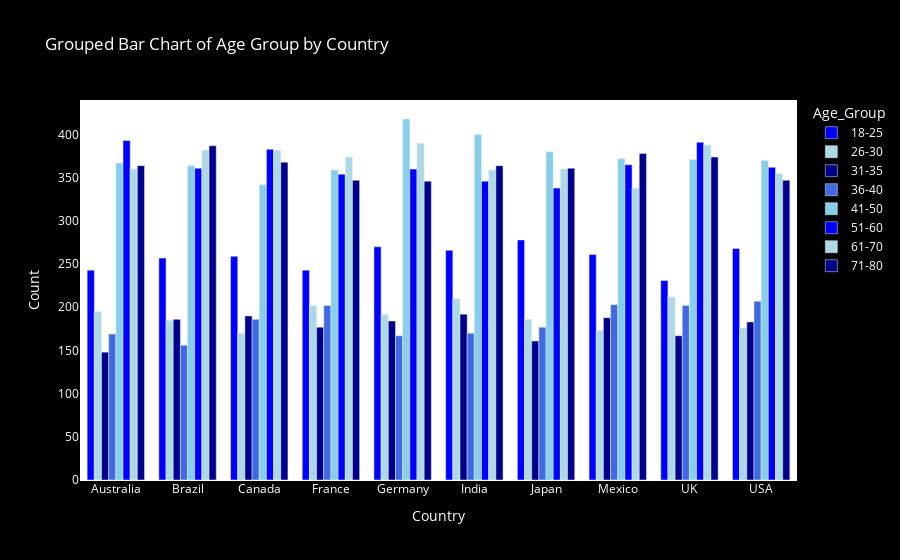

The notebook cell saved with this chart:
### Code cell
bins = [18, 25, 30, 35, 40, 50, 60, 70, 80]
labels = ["18-25", "26-30", "31-35", "36-40", "41-50", "51-60", "61-70", "71-80"]

# Create a new column for Age Group
data["Age_Group"] = pd.cut(data["Age"], bins=bins, labels=labels, right=True)

# Aggregate count of users in each Age Group per Country
df = data.groupby(["Country", "Age_Group"]).size().reset_index(name="Count")

# Create a grouped bar chart using the modified `data`
fig = px.bar(df, x="Country", y="Count", color="Age_Group", 
             barmode="group", title="Grouped Bar Chart of Age Group by Country",
             color_discrete_sequence=["blue", "lightblue", "darkblue", "royalblue", "skyblue"])

# Update background color
fig.update_layout(
    plot_bgcolor="white",   
    paper_bgcolor="black",      
    font=dict(color="white")    
)

# Show the plot
fig.show()

### Figure 1 — Plotly figure (JSON) as saved in the notebook; plotly's stock layout.template omitted (floating-point values rounded to 4 significant figures)
{"data": [{"alignmentgroup": "True", "hovertemplate": "Age_Group=18-25<br>Country=%{x}<br>Count=%{y}<extra></extra>", "legendgroup": "18-25", "marker": {"color": "blue", "pattern": {"shape": ""}}, "name": "18-25", "offsetgroup": "18-25", "orientation": "v", "showlegend": true, "textposition": "auto", "type": "bar", "x": ["Australia", "Brazil", "Canada", "France", "Germany", "India", "Japan", "Mexico", "UK", "USA"], "xaxis": "x", "y": [243, 257, 259, 243, 270, 266, 278, 261, 231, 268], "yaxis": "y"}, {"alignmentgroup": "True", "hovertemplate": "Age_Group=26-30<br>Country=%{x}<br>Count=%{y}<extra></extra>", "legendgroup": "26-30", "marker": {"color": "lightblue", "pattern": {"shape": ""}}, "name": "26-30", "offsetgroup": "26-30", "orientation": "v", "showlegend": true, "textposition": "auto", "type": "bar", "x": ["Australia", "Brazil", "Canada", "France", "Germany", "India", "Japan", "Mexico", "UK", "USA"], "xaxis": "x", "y": [195, 185, 170, 202, 192, 210, 186, 173, 212, 176], "yaxis": "y"}, {"alignmentgroup": "True", "hovertemplate": "Age_Group=31-35<br>Country=%{x}<br>Count=%{y}<extra></extra>", "legendgroup": "31-35", "marker": {"color": "darkblue", "pattern": {"shape": ""}}, "name": "31-35", "offsetgroup": "31-35", "orientation": "v", "showlegend": true, "textposition": "auto", "type": "bar", "x": ["Australia", "Brazil", "Canada", "France", "Germany", "India", "Japan", "Mexico", "UK", "USA"], "xaxis": "x", "y": [148, 186, 190, 177, 184, 192, 161, 188, 167, 183], "yaxis": "y"}, {"alignmentgroup": "True", "hovertemplate": "Age_Group=36-40<br>Country=%{x}<br>Count=%{y}<extra></extra>", "legendgroup": "36-40", "marker": {"color": "royalblue", "pattern": {"shape": ""}}, "name": "36-40", "offsetgroup": "36-40", "orientation": "v", "showlegend": true, "textposition": "auto", "type": "bar", "x": ["Australia", "Brazil", "Canada", "France", "Germany", "India", "Japan", "Mexico", "UK", "USA"], "xaxis": "x", "y": [169, 156, 186, 202, 167, 170, 177, 203, 202, 207], "yaxis": "y"}, {"alignmentgroup": "True", "hovertemplate": "Age_Group=41-50<br>Country=%{x}<br>Count=%{y}<extra></extra>", "legendgroup": "41-50", "marker": {"color": "skyblue", "pattern": {"shape": ""}}, "name": "41-50", "offsetgroup": "41-50", "orientation": "v", "showlegend": true, "textposition": "auto", "type": "bar", "x": ["Australia", "Brazil", "Canada", "France", "Germany", "India", "Japan", "Mexico", "UK", "USA"], "xaxis": "x", "y": [367, 364, 342, 359, 418, 400, 380, 372, 371, 370], "yaxis": "y"}, {"alignmentgroup": "True", "hovertemplate": "Age_Group=51-60<br>Country=%{x}<br>Count=%{y}<extra></extra>", "legendgroup": "51-60", "marker": {"color": "blue", "pattern": {"shape": ""}}, "name": "51-60", "offsetgroup": "51-60", "orientation": "v", "showlegend": true, "textposition": "auto", "type": "bar", "x": ["Australia", "Brazil", "Canada", "France", "Germany", "India", "Japan", "Mexico", "UK", "USA"], "xaxis": "x", "y": [393, 361, 383, 354, 360, 346, 338, 365, 391, 362], "yaxis": "y"}, {"alignmentgroup": "True", "hovertemplate": "Age_Group=61-70<br>Country=%{x}<br>Count=%{y}<extra></extra>", "legendgroup": "61-70", "marker": {"color": "lightblue", "pattern": {"shape": ""}}, "name": "61-70", "offsetgroup": "61-70", "orientation": "v", "showlegend": true, "textposition": "auto", "type": "bar", "x": ["Australia", "Brazil", "Canada", "France", "Germany", "India", "Japan", "Mexico", "UK", "USA"], "xaxis": "x", "y": [360, 382, 382, 374, 390, 359, 360, 338, 388, 355], "yaxis": "y"}, {"alignmentgroup": "True", "hovertemplate": "Age_Group=71-80<br>Country=%{x}<br>Count=%{y}<extra></extra>", "legendgroup": "71-80", "marker": {"color": "darkblue", "pattern": {"shape": ""}}, "name": "71-80", "offsetgroup": "71-80", "orientation": "v", "showlegend": true, "textposition": "auto", "type": "bar", "x": ["Australia", "Brazil", "Canada", "France", "Germany", "India", "Japan", "Mexico", "UK", "USA"], "xaxis": "x", "y": [364, 387, 368, 347, 346, 364, 361, 378, 374, 347], "yaxis": "y"}], "layout": {"barmode": "group", "font": {"color": "white"}, "legend": {"title": {"text": "Age_Group"}, "tracegroupgap": 0}, "paper_bgcolor": "black", "plot_bgcolor": "white", "title": {"text": "Grouped Bar Chart of Age Group by Country"}, "xaxis": {"anchor": "y", "domain": [0, 1], "title": {"text": "Country"}}, "yaxis": {"anchor": "x", "domain": [0, 1], "title": {"text": "Count"}}}}
